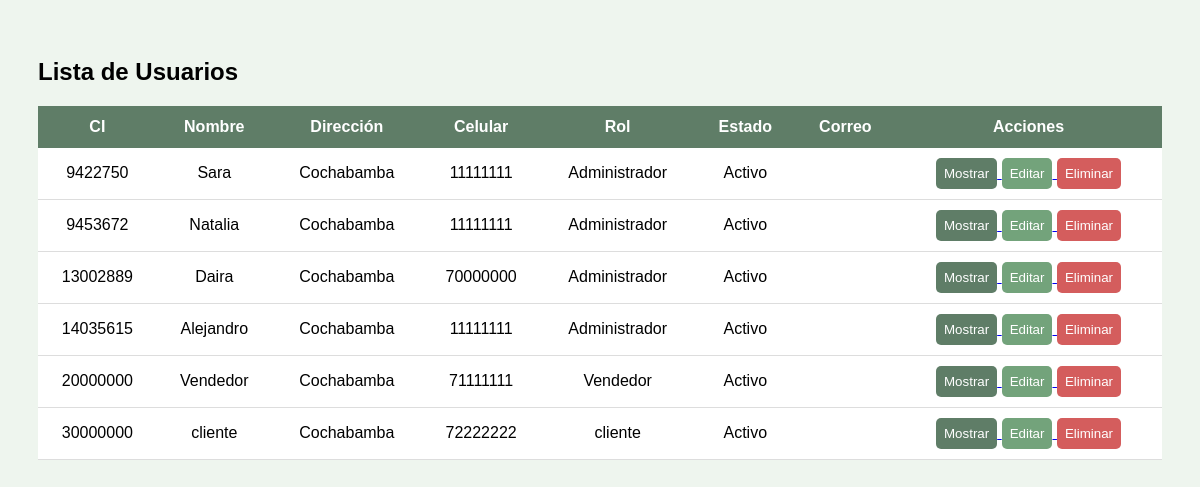
Screenshot of /PAGINA/personas.php (signed in) with the database file from the repository.
### tables this page shows
CREATE TABLE IF NOT EXISTS usuario (
    ciusuario INT NOT NULL,
    Nombre VARCHAR(100) NOT NULL,
    Direccion VARCHAR(150) NOT NULL,
    Celular VARCHAR(20) NOT NULL,
    contrasena VARCHAR(255) NOT NULL,
    Rol VARCHAR(45) NOT NULL,
    Estado VARCHAR(45) NOT NULL,
    PRIMARY KEY (ciusuario)
);

### PAGINA/personas.php (the view, shortened to what this page needs)
<?php
include("conexion.php");
$sql="SELECT * FROM usuario";
$resultado=$conexion->query($sql);
?>
<!DOCTYPE html>
<html lang="es">
<head>
</head>
<body>
<h2>Lista de Usuarios</h2>
<table>
<tr>
<th>CI</th>
<th>Nombre</th>
<th>Dirección</th>
<th>Celular</th>
<th>Rol</th>
<th>Estado</th>
<th>Correo</th>
<th>Acciones</th>
</tr>
<?php
if($resultado->num_rows>0){
while($fila=$resultado->fetch_assoc()){
?>
<tr>
<td>
<?php echo $fila['ciusuario']; ?>
</td>
<td>
<?php echo $fila['Nombre']; ?>
</td>
<td>
<?php echo $fila['Direccion']; ?>
</td>
<td>
<?php echo $fila['Celular']; ?>
</td>
<td>
<?php echo $fila['Rol']; ?>
</td>
<td>
<?php echo $fila['Estado']; ?>
</td>
<td>
</td>
<td>
<a href="persona.php?ciusuario=<?php echo $fila['ciusuario']; ?>">
<button>
Mostrar
</button>
</a>
<a href="formEditar.php?ciusuario=<?php echo $fila['ciusuario']; ?>">
<button class="editar">
Editar
</button>
</a>
<a href="eliminar.php?ciusuario=<?php echo $fila['ciusuario']; ?>">
<button class="eliminar">
Eliminar
</button>
</a>
</td>
</tr>
<?php
}
}else{
echo "<tr><td colspan='8'>No hay usuarios registrados</td></tr>";
}
?>
</table>
</body>
</html>

### PAGINA/personas.php (style rules this page uses)
body { font-family:Arial; background:#eef5ee; padding:30px; }
table { width:100%; border-collapse:collapse; background:white; }
th { background:#5f7d67; color:white; padding:12px; }
td { padding:10px; text-align:center; border-bottom:1px solid #ddd; }
button { background:#5f7d67; color:white; border:none; padding:8px; border-radius:5px; cursor:pointer; }
.editar { background:#73a37b; }
.eliminar { background:#d45d5d; }

### rows the page displays
usuario: ciusuario "9422750", Nombre "Sara", Direccion "Cochabamba", Celular "11111111", Rol "Administrador", Estado "Activo"
usuario: ciusuario "9453672", Nombre "Natalia", Direccion "Cochabamba", Celular "11111111", Rol "Administrador", Estado "Activo"
usuario: ciusuario "13002889", Nombre "Daira", Direccion "Cochabamba", Celular "70000000", Rol "Administrador", Estado "Activo"
usuario: ciusuario "14035615", Nombre "Alejandro", Direccion "Cochabamba", Celular "11111111", Rol "Administrador", Estado "Activo"
usuario: ciusuario "20000000", Nombre "Vendedor", Direccion "Cochabamba", Celular "71111111", Rol "Vendedor", Estado "Activo"
usuario: ciusuario "30000000", Nombre "cliente", Direccion "Cochabamba", Celular "72222222", Rol "cliente", Estado "Activo"
